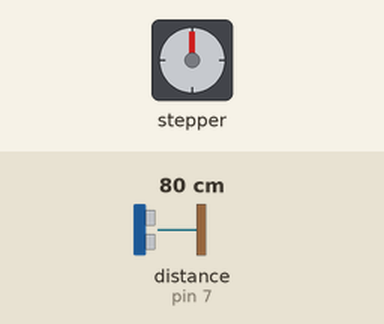
Bench run of a sketch on a simulated Arduino Uno, built with avr-gcc and run on an emulated ATmega328P. Shown: stepper motor. Wiring (inferred from the names in the program): ultrasonic range finder: trigger pin 6; echo pin 7. The test bench sets the inputs (shaded band); at power-on: distance to the obstacle (sensor on pin 7) 80 cm. The echo pulse lasts 58.3 µs per cm; stepper angles assume 4096 steps per turn; what the sketch prints to the serial monitor is not drawn.

Above: at 1.2 s.
1.3 s: distance to the obstacle (sensor on pin 7) set to 14 cm
2.8 s: distance to the obstacle (sensor on pin 7) set to 10 cm
At 3.36 s:
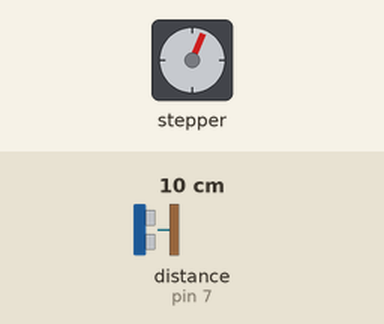
At 4.62 s:
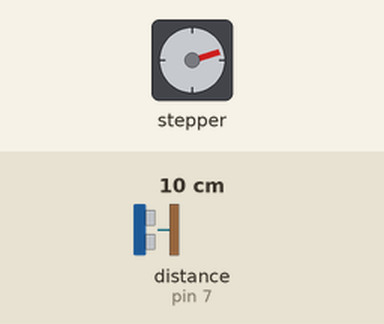
5.8 s: distance to the obstacle (sensor on pin 7) set to 18 cm
At 7.5 s:
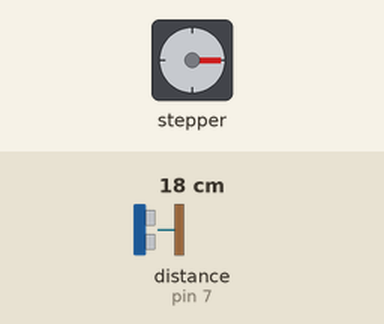
Timing chart, 0 to 9.0 s (numbered marks = the images above; inputs shaded):
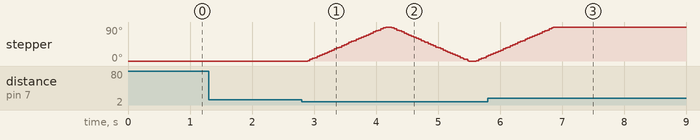

Measured:
- the behaviour switches between 12 and 11 cm on distance to the obstacle (sensor on pin 7) (found by bisection; images 0 and 1)
- after the input at 1.3 s, every drawn part: stays the same
- after the input at 2.8 s, stepper: turns 90° clockwise in 1.3 s, then 90° counter-clockwise in 1.2 s, then 12° clockwise in 0.16 s
- after the input at 5.8 s, stepper: goes on until 6.9 s, then stays 90°

The sketch:

main.ino
```cpp
/*
 * Inspired by Rui Santos, https://randomnerdtutorials.com
 * Ultrasonic Sensor HC-SR04
 *
    Ultrasonic sensor Pins:
        VCC: +5VDC
        Trig : Trigger (INPUT) - Pin11
        Echo: Echo (OUTPUT) - Pin 12
        GND: GND
 */

#include <CheapStepper.h>

// Turn on debug statements to the serial output
#define DEBUG 0// enables debug serial prints
#ifdef DEBUG
#define DEBUG_PRINT(x)      Serial.print (x)
#define DEBUG_PRINTLN(x)  Serial.println (x)
#else
#define DEBUG_PRINT(x)
#define DEBUG_PRINTLN(x)
#endif

#define TRIG_PIN 6    // Trigger
#define ECHO_PIN 7    // Echo
#define STEPS 2038 // the number of steps in one revolution of your motor (28BYJ-48)

CheapStepper stepper (8,9,10,11);
bool cw = 1;  //invert this if the motor direction is opposite
bool openFlag = 0;  //lid starts closed
bool closedFlag = 1;  //lid starts closed

void setup() {
  Serial.begin (9600);
  // I/O declaration
  pinMode(TRIG_PIN, OUTPUT);
  pinMode(ECHO_PIN, INPUT);
  stepper.setRpm(12);
}

void loop() {
  long dist = distInCm(); //calculate distance in centimeters
  DEBUG_PRINT(dist);
  DEBUG_PRINTLN(" cm");
  if(dist <= 10){
    switch (openFlag) {
      case 0:
        DEBUG_PRINT("Opening...");
        stepper.moveDegrees (cw, 90);
        openFlag = 1;
        DEBUG_PRINTLN("Opened...");
        break;
      case 1:
        DEBUG_PRINT("Closing...");
        stepper.moveDegrees (!cw, 90);
        openFlag = 0;
        DEBUG_PRINTLN("... Closed");
        break;
      default:
        DEBUG_PRINTLN("Error");
        break;
    }
  }
  delay(100);
}

long distInCm(void){
  // The sensor is triggered by a HIGH pulse of 10 or more microseconds.
  // Give a short LOW pulse beforehand to ensure a clean HIGH pulse:
  digitalWrite(TRIG_PIN, LOW);
  delayMicroseconds(5);
  digitalWrite(TRIG_PIN, HIGH);
  delayMicroseconds(10);
  digitalWrite(TRIG_PIN, LOW);

  // Read the signal from the sensor: a HIGH pulse whose
  // duration is the time (in microseconds) from the sending
  // of the ping to the reception of its echo off of an object.
  pinMode(ECHO_PIN, INPUT);
  long duration = pulseIn(ECHO_PIN, HIGH);

  // Convert the time into a distance
  long cm = (duration/2) / 29.1;     // Divide by 29.1 or multiply by 0.0343
  return cm;
}
```
